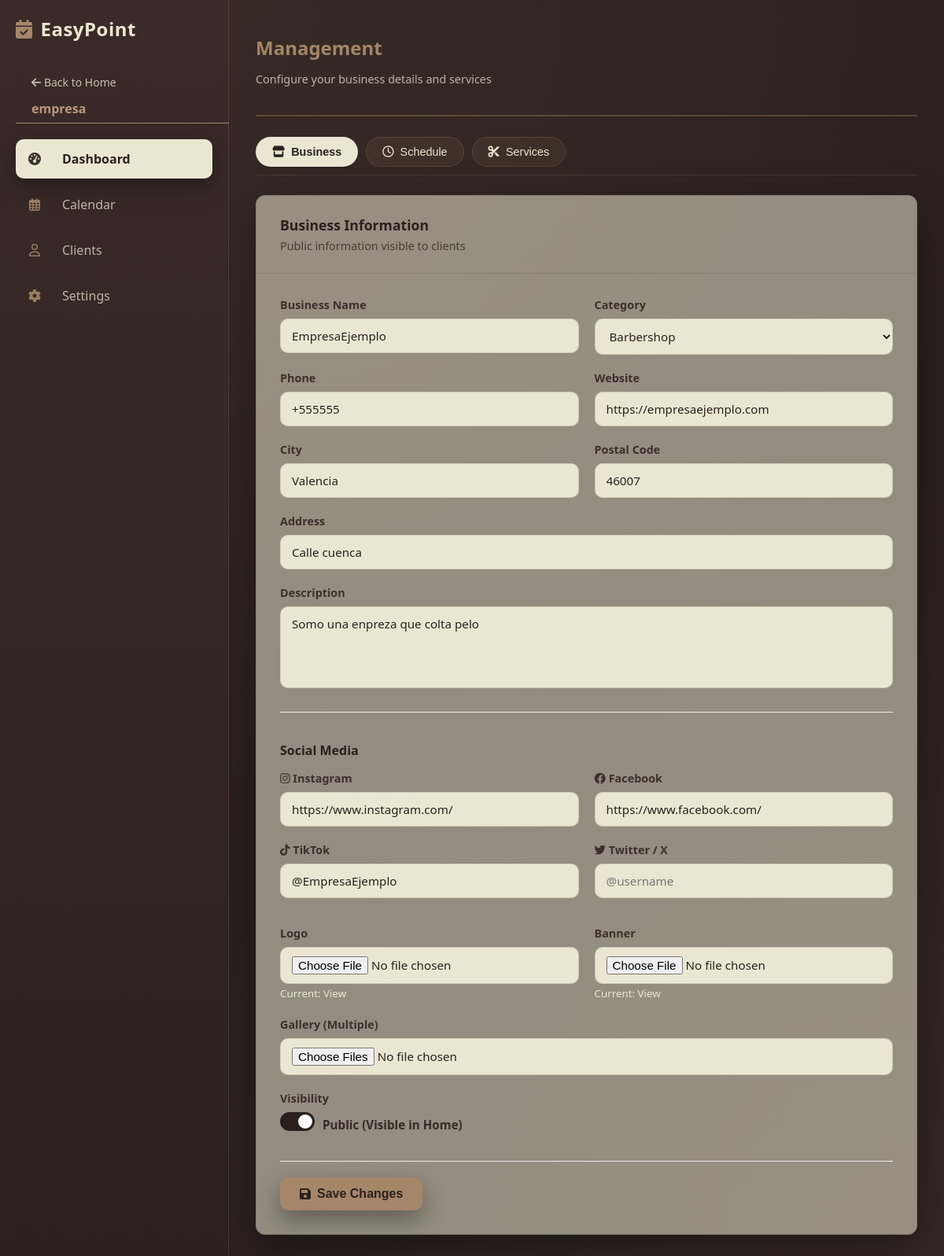
Page /index.php?action=dashboard (signed in) on the earlier database version.
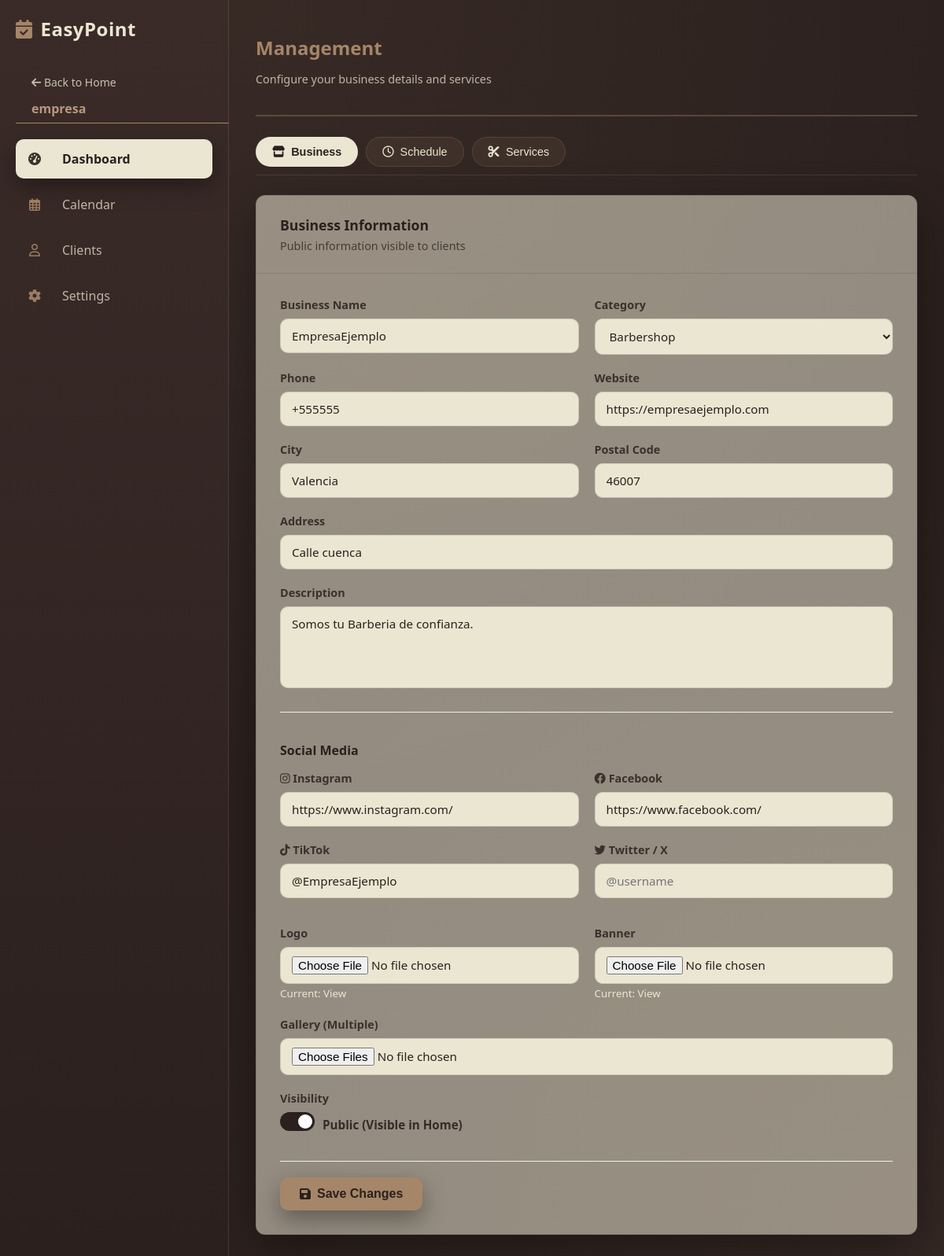
Same page on the later database version.
### tables this page shows
CREATE TABLE `business_profiles` (
  `id` int NOT NULL,
  `user_id` int NOT NULL,
  `description` text,
  `business_type` varchar(50) DEFAULT 'General',
  `logo_url` varchar(255) DEFAULT NULL,
  `banner_url` varchar(255) DEFAULT NULL,
  `opening_hours` json DEFAULT NULL,
  `website` varchar(100) DEFAULT NULL,
  `instagram_link` varchar(255) DEFAULT NULL,
  `facebook_link` varchar(255) DEFAULT NULL,
  `twitter_link` varchar(255) DEFAULT NULL,
  `tiktok_link` varchar(255) DEFAULT NULL,
  `created_at` timestamp NULL DEFAULT CURRENT_TIMESTAMP,
  `updated_at` timestamp NULL DEFAULT CURRENT_TIMESTAMP ON UPDATE CURRENT_TIMESTAMP,
  `is_public` tinyint(1) DEFAULT '0'
);

CREATE TABLE `users` (
  `id` int NOT NULL,
  `username` varchar(50) NOT NULL,
  `email` varchar(100) NOT NULL,
  `password` varchar(255) NOT NULL,
  `role` enum('admin','user','store') DEFAULT 'user',
  `is_confirmed` tinyint(1) DEFAULT '0',
  `token` varchar(100) DEFAULT NULL,
  `reset_token` varchar(100) DEFAULT NULL,
  `reset_token_expires` datetime DEFAULT NULL,
  `created_at` timestamp NULL DEFAULT CURRENT_TIMESTAMP,
  `business_name` varchar(100) DEFAULT NULL,
  `address` varchar(255) DEFAULT NULL,
  `postal_code` varchar(10) DEFAULT NULL,
  `phone` varchar(20) DEFAULT NULL,
  `city` varchar(100) DEFAULT NULL
);

### controllers/UserController.php (called while the page is built, shortened)
<?php
require_once __DIR__ . '/../models/user.php';
class UserController
{
    public function dashboard()
    {
        require_once __DIR__ . '/../views/dashboard.php';
    }
}
?>

### index.php (called while the page is built, shortened)
<?php
require_once __DIR__ . '/controllers/UserController.php';
include "views/action-switch.php";
?>

### models/user.php (called while the page is built, shortened)
<?php
require_once __DIR__ . '/Database.php';
class User
{
    private $conn;
    private $table_name = "users";
    public function __construct()
    {
        $database = new Database();
        $this->conn = $database->getConnection();
    }
    public function getFullProfile($userId)
    {
        $query = "SELECT u.*,
                     bp.id as business_profile_id,
                     bp.description, bp.business_type, bp.logo_url, bp.banner_url,
                     bp.opening_hours, bp.is_public,
                     bp.website, bp.instagram_link, bp.facebook_link, bp.twitter_link, bp.tiktok_link
              FROM " . $this->table_name . " u
              LEFT JOIN business_profiles bp ON u.id = bp.user_id
              WHERE u.id = :id LIMIT 1";
        $stmt = $this->conn->prepare($query);
        $stmt->bindParam(":id", $userId);
        $stmt->execute();
        return $stmt->fetch(PDO::FETCH_ASSOC);
    }
}
?>

### models/Database.php (called while the page is built, shortened)
<?php
class Database
{
    private $host;
    private $db_name;
    private $username;
    private $password;
    public function __construct()
    {
        $this->host = DB_HOST;
        $this->db_name = DB_NAME;
        $this->username = DB_USER;
        $this->password = DB_PASS;
    }
    public function getConnection()
    {
        $this->conn = null;
        try {
            $this->conn = new PDO(
                "mysql:host=" . $this->host . ";dbname=" . $this->db_name . ";charset=utf8mb4",
                $this->username,
                $this->password
            );
            $this->conn->setAttribute(PDO::ATTR_ERRMODE, PDO::ERRMODE_EXCEPTION);
        } catch (PDOException $exception) {
            error_log("Connection error: " . $exception->getMessage());
        }
        return $this->conn;
    }
}

### views/dashboard.php (the view, shortened to what the changed rows need)
<?php
require_once dirname(__DIR__) . '/models/user.php';
$userModel = new User();
$userData = $userModel->getFullProfile($_SESSION['user_id']);
$role = $_SESSION['role'] ?? 'user';
$dashboardClass = ($role === 'store' || $role === 'admin') ? 'main-view' : 'main-view hidden';
?>
<!DOCTYPE html>
<html lang="en">
<head>
    <link href="https://cdnjs.cloudflare.com/ajax/libs/font-awesome/6.0.0-beta3/css/all.min.css" rel="stylesheet">
    <link rel="stylesheet" href="/public/css/styles-dashboard.css">
</head>
<body>
    <aside class="sidebar" id="sidebar">
        <div class="logo">
            <i class="fas fa-calendar-check"></i>
            <span class="logo-text">EasyPoint</span>
        </div>
        <div class="backhome">
            <a href="index.php" style="font-size: 14px; opacity: 0.8;"><i class="fas fa-arrow-left"></i> <span
                    class="menu-text">Back to Home</span></a>
        </div>
        <nav>
            <div class="debug-info" title="<?php echo htmlspecialchars($_SESSION['username'] ?? 'N/A'); ?>">
                <span class="debug-name"><?php echo htmlspecialchars($_SESSION['username'] ?? 'N/A'); ?></span>
            </div>
            <?php if (isset($_SESSION['user_id']) && $_SESSION['role'] === 'user'): ?>
                <a href="#" class="menu-item active" onclick="switchMainView(event, 'view-appointments')">
                    <i class="far fa-clock"></i><span class="menu-text">Appointments</span>
                </a>
                <a href="#" class="menu-item" onclick="switchMainView(event, 'view-settings')">
                    <i class="fas fa-cog"></i><span class="menu-text">Settings</span>
                </a>
            <?php elseif (isset($_SESSION['user_id']) && ($_SESSION['role'] === 'store' || $_SESSION['role'] === 'admin')): ?>
                <a href="#" class="menu-item active" onclick="switchMainView(event, 'view-dashboard')">
                    <i class="fas fa-tachometer-alt"></i><span class="menu-text">Dashboard</span>
                </a>
                <a href="#" class="menu-item" onclick="switchMainView(event, 'view-calendar')">
                    <i class="far fa-calendar-alt"></i><span class="menu-text">Calendar</span>
                </a>
                <?php if ($_SESSION['role'] === 'store'): ?>
                    <a href="#" class="menu-item" onclick="switchMainView(event, 'view-clients')">
                        <i class="far fa-user"></i><span class="menu-text">Clients</span>
                    </a>
                <?php endif; ?>
                <a href="#" class="menu-item" onclick="switchMainView(event, 'view-settings')">
                    <i class="fas fa-cog"></i><span class="menu-text">Settings</span>
                </a>
            <?php endif; ?>
        </nav>
    </aside>
    <main class="content">
        <div id="view-dashboard" class="<?php echo $dashboardClass; ?>">
            <header class="header">
                <div class="header-text">
                    <h1 class="page-title">Management</h1>
                    <p class="page-subtitle">Configure your business details and services</p>
                </div>
            </header>
            <div class="settings-tabs">
                <button class="tab-btn active" onclick="openTab(event, 'business')">
                    <i class="fas fa-store"></i> Business
                </button>
                <button class="tab-btn" onclick="openTab(event, 'schedule')">
                    <i class="far fa-clock"></i> Schedule
                </button>
                <button class="tab-btn" onclick="openTab(event, 'notifications')">
                    <i class="fas fa-cut"></i> Services
                </button>
            </div>
            <div id="business" class="tab-content active-content">
                <section class="settings-card">
                    <div class="card-header">
                        <h3>Business Information</h3>
                        <p>Public information visible to clients</p>
                    </div>
                    <form class="settings-form" id="business-form" enctype="multipart/form-data">
                        <div class="form-row">
                            <div class="form-group half">
                                <label>Business Name</label>
                                <input type="text" name="business_name"
                                    value="<?php echo htmlspecialchars($userData['business_name'] ?? ''); ?>"
                                    class="form-input" required>
                            </div>
                            <div class="form-group half">
                                <label>Category</label>
                                <select name="business_type" class="form-input">
                                    <?php
                                    $currentType = $userData['business_type'] ?? 'General';
                                    $types = ['Hair Salon', 'Barbershop', 'Nail Salon', 'Hair Removal', 'Eyebrows & Lashes', 'Skincare', 'Massage', 'Makeup', 'General'];
                                    ?>
                                    <?php foreach ($types as $type): ?>
                                        <option value="<?php echo $type; ?>" <?php echo ($currentType === $type) ? 'selected' : ''; ?>>
                                            <?php echo $type; ?>
                                        </option>
                                    <?php endforeach; ?>
                                </select>
                            </div>
                        </div>
                        <div class="form-row">
                            <div class="form-group half">
                                <label>Phone</label>
                                <input type="text" name="phone"
                                    value="<?php echo htmlspecialchars($userData['phone'] ?? ''); ?>"
                                    class="form-input">
                            </div>
                            <div class="form-group half">
                                <label>Website</label>
                                <input type="text" name="website"
                                    value="<?php echo htmlspecialchars($userData['website'] ?? ''); ?>"
                                    placeholder="https://example.com" class="form-input">
                            </div>
                        </div>
                        <div class="form-row">
                            <div class="form-group half">
                                <label>City</label>
                                <input type="text" name="city"
                                    value="<?php echo htmlspecialchars($userData['city'] ?? ''); ?>" class="form-input">
                            </div>
                            <div class="form-group half">
                                <label>Postal Code</label>
                                <input type="text" name="postal_code"
                                    value="<?php echo htmlspecialchars($userData['postal_code'] ?? ''); ?>"
                                    class="form-input">
                            </div>
                        </div>
                        <div class="form-group">
                            <label>Address</label>
                            <input type="text" name="address"
                                value="<?php echo htmlspecialchars($userData['address'] ?? ''); ?>" class="form-input">
                        </div>
                        <div class="form-group">
                            <label>Description</label>
                            <textarea name="description" rows="4"
                                class="form-input"><?php echo htmlspecialchars($userData['description'] ?? ''); ?></textarea>
                        </div>
                        <div style="margin: 25px 0 15px 0; border-top: 1px solid #eee; padding-top: 15px;">
                            <h4 style="margin-bottom: 15px; color: #2b201e;">Social Media</h4>
                            <div class="form-row">
                                <div class="form-group half">
                                    <label><i class="fab fa-instagram"></i> Instagram</label>
                                    <input type="text" name="instagram"
                                        value="<?php echo htmlspecialchars($userData['instagram_link'] ?? ''); ?>"
                                        placeholder="@username or URL" class="form-input">
                                </div>
                                <div class="form-group half">
                                    <label><i class="fab fa-facebook"></i> Facebook</label>
                                    <input type="text" name="facebook"
                                        value="<?php echo htmlspecialchars($userData['facebook_link'] ?? ''); ?>"
                                        placeholder="URL" class="form-input">
                                </div>
                            </div>
                            <div class="form-row">
                                <div class="form-group half">
                                    <label><i class="fab fa-tiktok"></i> TikTok</label>
                                    <input type="text" name="tiktok"
                                        value="<?php echo htmlspecialchars($userData['tiktok_link'] ?? ''); ?>"
                                        placeholder="@username" class="form-input">
                                </div>
                                <div class="form-group half">
                                    <label><i class="fab fa-twitter"></i> Twitter / X</label>
                                    <input type="text" name="twitter"
                                        value="<?php echo htmlspecialchars($userData['twitter_link'] ?? ''); ?>"
                                        placeholder="@username" class="form-input">
                                </div>
                            </div>
                        </div>
                        <div class="form-row">
                            <div class="form-group half">
                                <label>Logo</label>
                                <input type="file" name="logo" accept="image/*" class="form-input">
                                <?php if (!empty($userData['logo_url'])): ?>
                                    <small>Current: <a href="public/<?php echo $userData['logo_url']; ?>"
                                            target="_blank">View</a></small>
                                <?php endif; ?>
                            </div>
                            <div class="form-group half">
                                <label>Banner</label>
                                <input type="file" name="banner" accept="image/*" class="form-input">
                                <?php if (!empty($userData['banner_url'])): ?>
                                    <small>Current: <a href="public/<?php echo $userData['banner_url']; ?>"
                                            target="_blank">View</a></small>
                                <?php endif; ?>
                            </div>
                        </div>
                        <div class="form-group">
                            <label>Gallery (Multiple)</label>
                            <input type="file" name="gallery[]" accept="image/*" multiple class="form-input">
                        </div>
                        <div class="form-group">
                            <label>Visibility</label>
                            <div class="day-toggle" style="display:flex; align-items:center; gap:10px;">
                                <label class="switch">
                                    <span class="slider round"></span>
                                </label>
                                <span class="day-name">Public (Visible in Home)</span>
                            </div>
                        </div>
                        <div class="form-actions">
                            <button type="submit" class="btn-save-1"><i class="fas fa-save"></i> Save Changes</button>
                        </div>
                    </form>
                </section>
            </div>
        </div>
    </main>
</body>
</html>

Differences in the rows shown:
changed business_profiles "Barbershop": description "Somo una enpreza que colta pelo" → "Somos tu Barberia de confianza."
